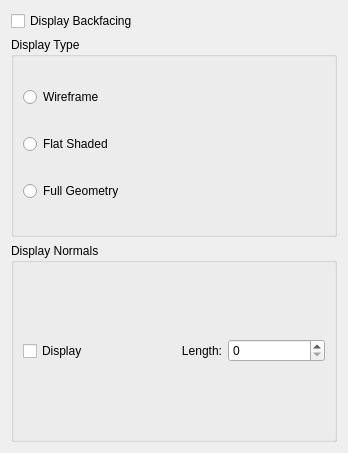
<?xml version="1.0" encoding="UTF-8"?>
<ui version="4.0">
 <class>CSubObjDisplayPanel</class>
 <widget class="QWidget" name="CSubObjDisplayPanel">
  <property name="geometry">
   <rect>
    <x>0</x>
    <y>0</y>
    <width>348</width>
    <height>453</height>
   </rect>
  </property>
  <layout class="QVBoxLayout" name="verticalLayout_2">
   <item>
    <widget class="QCheckBox" name="DISPLAY_BACKFACING">
     <property name="text">
      <string>Display Backfacing</string>
     </property>
    </widget>
   </item>
   <item>
    <widget class="QGroupBox" name="DISPLAY_TYPE_GPBOX">
     <property name="title">
      <string>Display Type</string>
     </property>
     <layout class="QVBoxLayout" name="verticalLayout">
      <item>
       <widget class="QRadioButton" name="WIREFRAME">
        <property name="text">
         <string>Wireframe</string>
        </property>
       </widget>
      </item>
      <item>
       <widget class="QRadioButton" name="FLAT_SHADED">
        <property name="text">
         <string>Flat Shaded</string>
        </property>
       </widget>
      </item>
      <item>
       <widget class="QRadioButton" name="FULL_GEOMETRY">
        <property name="text">
         <string>Full Geometry</string>
        </property>
       </widget>
      </item>
     </layout>
    </widget>
   </item>
   <item>
    <widget class="QGroupBox" name="DISPLAY_NORMALS_GPBOX">
     <property name="title">
      <string>Display Normals</string>
     </property>
     <layout class="QHBoxLayout" name="horizontalLayout">
      <item>
       <widget class="QCheckBox" name="DISPLAY_NORMALS_DISPLAY">
        <property name="text">
         <string>Display</string>
        </property>
       </widget>
      </item>
      <item>
       <widget class="QLabel" name="DISPLAY_NORMALS_LENGTH_LABEL">
        <property name="text">
         <string>Length:</string>
        </property>
        <property name="alignment">
         <set>Qt::AlignRight|Qt::AlignTrailing|Qt::AlignVCenter</set>
        </property>
       </widget>
      </item>
      <item>
       <widget class="QSpinBox" name="DISPLAY_NORMALS_LENGTH_SPINBOX"/>
      </item>
     </layout>
    </widget>
   </item>
  </layout>
 </widget>
 <resources/>
 <connections/>
</ui>
